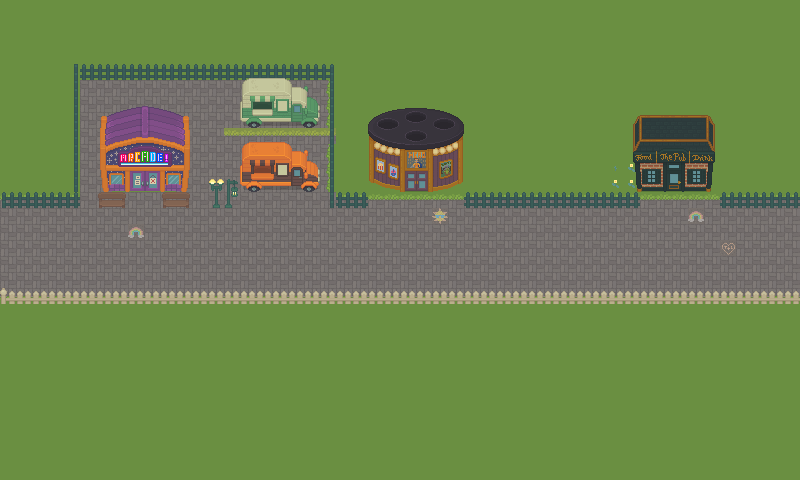

The image is a tile-based game level rendered from a .tmx file. Its description and source (layers, tilesets, objects; grid data summarised) follow:
An orthogonal 50x30 tile map with 16x16 px tiles, 3 tile layers (Grass, Colisiones1, Colisiones2), 2 tilesets and 22 objects.

<map version="1.10" tiledversion="1.11.2" orientation="orthogonal" renderorder="right-down" width="50" height="30" tilewidth="16" tileheight="16" infinite="0" nextlayerid="6" nextobjectid="24">
 <tileset firstgid="1" source="../tsx/tiles.tsx" />
 <tileset firstgid="3016" source="../tsx/buildings_all.tsx" />
 <layer id="1" name="Grass" width="50" height="30">
  <data>[1500 cells, 1500 non-empty, 8 distinct tile ids]</data>
 </layer>
 <layer id="2" name="Colisiones1" width="50" height="30">
  <data>[1500 cells, 80 non-empty, 25 distinct tile ids]</data>
 </layer>
 <layer id="3" name="Colisiones2" width="50" height="30">
  <data>[1500 cells, 199 non-empty, 151 distinct tile ids]</data>
 </layer>
 <objectgroup id="4" name="colisiones">
  <object id="1" x="0" y="192" width="80" height="16" />
  <object id="2" x="64" y="64" width="16" height="128" />
  <object id="3" x="80" y="64" width="256" height="16" />
  <object id="4" x="320" y="80" width="16" height="128" />
  <object id="5" x="336" y="192" width="32" height="16" />
  <object id="6" x="464" y="192" width="176" height="16" />
  <object id="7" x="368" y="112" width="96" height="80" />
  <object id="8" x="640" y="112" width="80" height="80" />
  <object id="9" x="624" y="112" width="16" height="80" />
  <object id="10" x="96" y="112" width="96" height="80" />
  <object id="11" x="96" y="192" width="32" height="16" />
  <object id="12" x="160" y="192" width="32" height="16" />
  <object id="13" x="208" y="176" width="32" height="32" />
  <object id="14" x="240" y="96" width="80" height="32" />
  <object id="15" x="240" y="80" width="80" height="16" />
  <object id="16" x="240" y="144" width="80" height="48" />
  <object id="17" x="0" y="288" width="800" height="16" />
 </objectgroup>
 <objectgroup id="5" name="interacciones">
  <object id="18" x="0" y="208" width="16" height="80">
   <properties>
    <property name="spawnX" type="float" value="160" />
    <property name="spawnY" type="float" value="64" />
    <property name="targetMap" value="exteriores/compras.tmx" />
    <property name="tipo" value="portal" />
    <property name="transicion" value="fade" />
   </properties>
  </object>
  <object id="19" x="784" y="208" width="16" height="80">
   <properties>
    <property name="spawnX" type="float" value="160" />
    <property name="spawnY" type="float" value="64" />
    <property name="targetMap" value="exteriores/centro.tmx" />
    <property name="tipo" value="portal" />
    <property name="transicion" value="fade" />
   </properties>
  </object>
  <object id="21" x="128" y="176" width="32" height="16">
   <properties>
    <property name="spawnX" type="float" value="30" />
    <property name="spawnY" type="float" value="40" />
    <property name="targetMap" value="interiores/arcade.tmx" />
    <property name="tipo" value="portal" />
    <property name="transicion" value="fade" />
   </properties>
  </object>
  <object id="22" x="400" y="176" width="32" height="16">
   <properties>
    <property name="spawnX" type="float" value="160" />
    <property name="spawnY" type="float" value="64" />
    <property name="targetMap" value="interiores/cine.tmx" />
    <property name="tipo" value="portal" />
    <property name="transicion" value="fade" />
   </properties>
  </object>
  <object id="23" x="656" y="160" width="32" height="32">
   <properties>
    <property name="spawnX" type="float" value="160" />
    <property name="spawnY" type="float" value="64" />
    <property name="targetMap" value="interiores/pub.tmx" />
    <property name="tipo" value="portal" />
    <property name="transicion" value="fade" />
   </properties>
  </object>
 </objectgroup>
</map>
